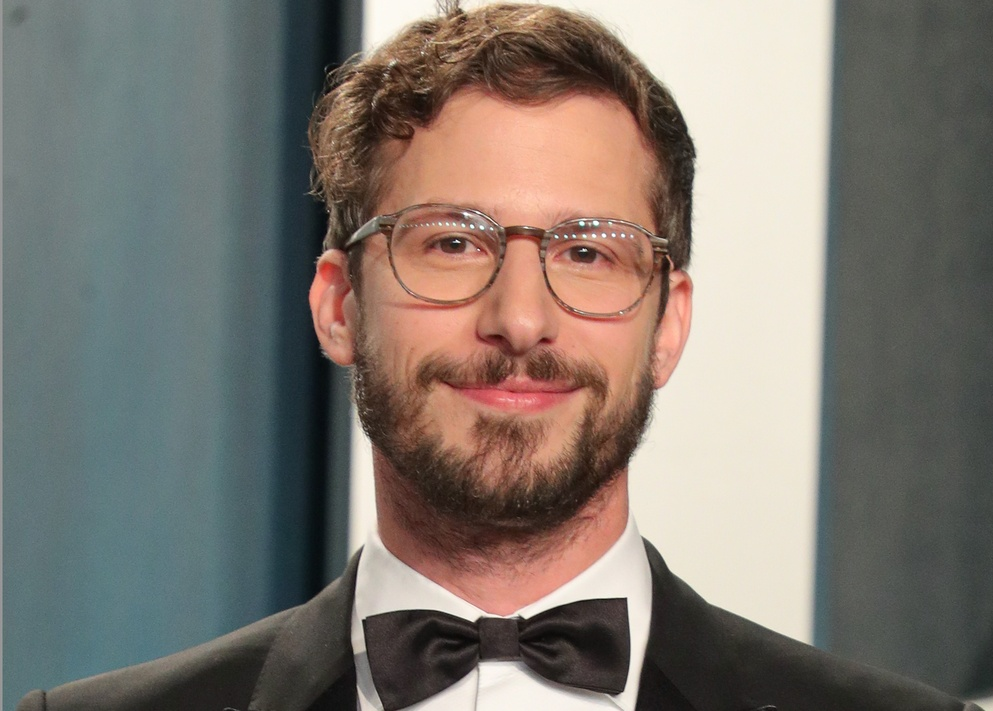
#> input picture Backend/Python_Scripts/images/Adam_Samberg.jpeg, 993 x 711 px, shrunk from 1596 x 1142 before the run
$ python Face_Skin_Tone.py images/Adam_Samberg.jpeg
#> lines starting #> are read from the running program, lines starting #| are printed output that depends on the picture
import stone
import cv2
import numpy as np
from json import dumps
import os
import sys

def hex_to_rgb(hex_code):
    hex_code = hex_code.lstrip('#')
    if len(hex_code)!= 6:
        raise ValueError("Invalid hex code. Must be 6 characters long (e.g., 'EDBEAB').")
    try:
        return tuple(int(hex_code[i:i+2], 16) for i in (0, 2, 4))
    except ValueError:
        raise ValueError("Invalid hex code. Contains non-hexadecimal characters.")

def classify_undertone_from_rgb(rgb_tuple):
    R, G, B = rgb_tuple

    scaled_R = R / 1.61

    # New condition: If the difference between scaled_R and B is less than 5, it's Neutral.
    # (Using 5 covers the condition for less than 2 as well)
    if abs(scaled_R - B) < 5:
        return "Neutral"

    # Apply the original classification rules if not neutral by difference
    if scaled_R > B:
        return "Warm"
    elif scaled_R < B or B > R:
        return "Cool"
    else:
        return "Neutral"

def get_undertone_lab(hex_color):
    try:
        rgb_values = hex_to_rgb(hex_color)
        return classify_undertone_from_rgb(rgb_values)
    except ValueError as e:
        print(f"Error processing hex code {hex_color}: {str(e)}", file=sys.stderr)
        return "Neutral"  # Default to neutral if there's an issue

def detect_and_analyze_face(image_path):
    # Read the image
#> called with image_path = 'images/Adam_Samberg.jpeg'
    img = cv2.imread(image_path)
#> img is the input picture: shape (711, 993, 3); mean B, G, R 112.2, 119.7, 127.1
    if img is None:
        return {"error": f"Could not read image {image_path}"}

    # Convert to grayscale for face detection
    gray = cv2.cvtColor(img, cv2.COLOR_BGR2GRAY)
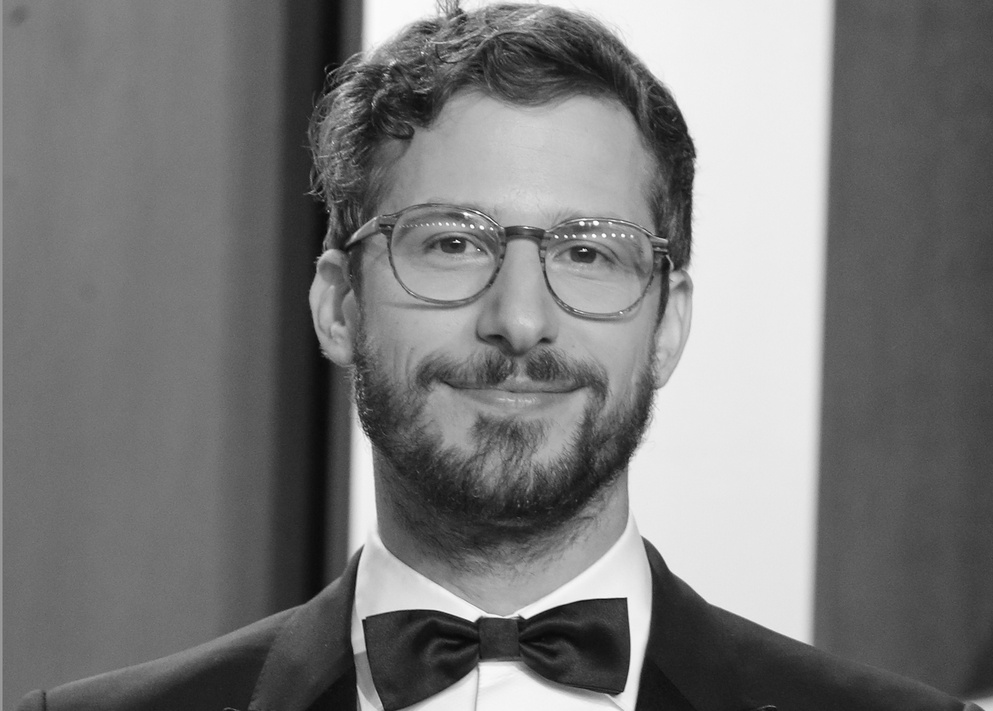
#> gray: shape (711, 993); min 7, max 255, mean 121

    # Load face detector
    face_cascade = cv2.CascadeClassifier(cv2.data.haarcascades + 'haarcascade_frontalface_default.xml')

    # Detect faces
    faces = face_cascade.detectMultiScale(gray, 1.1, 4)
#> faces = [[322, 97, 392, 392]]

    # Check if faces were detected
    if len(faces) == 0:
        return {"error": "No faces detected in the image"}

    all_results = []  # Store results for all faces

    # For each detected face
    for i, (x, y, w, h) in enumerate(faces):
        # Crop the face with a bit of padding (20% on each side)
        padding_x = int(w * 0.2)
        padding_y = int(h * 0.2)

        # Make sure we don't go outside image boundaries
        start_x = max(0, x - padding_x)
        start_y = max(0, y - padding_y)
        end_x = min(img.shape[1], x + w + padding_x)
        end_y = min(img.shape[0], y + h + padding_y)

        # Crop the face
        face_img = img[start_y:end_y, start_x:end_x]

        # Save the cropped face temporarily
        temp_face_path = f"temp_face_{i}.jpg"
        cv2.imwrite(temp_face_path, face_img)

        # Analyze with stone
        try:
            result = stone.process(temp_face_path, image_type="color", return_report_image=False)

            # Extract skin tone information
            skin_tone_hex = None
            dominant_color_hex = None

            if "faces" in result and result["faces"]:
                face_data = result["faces"][0]
                skin_tone_hex = face_data.get("skin_tone", "")
                dominant_colors = face_data.get("dominant_colors", [])
                dominant_color_hex = dominant_colors[0]["color"] if dominant_colors else ""
                accuracy = face_data.get("accuracy", 0)

                if skin_tone_hex:
                    undertone = get_undertone_lab(dominant_color_hex)

                    # Store the result
                    all_results.append({
                        "face_id": i+1,
                        "skin_tone": skin_tone_hex,
                        "dominant_color": dominant_color_hex,
                        "undertone": undertone,
                        "accuracy": accuracy
                    })

        except Exception as e:
            print(f"Error analyzing face {i+1}: {str(e)}", file=sys.stderr)

        # Clean up the temporary file
        if os.path.exists(temp_face_path):
            os.remove(temp_face_path)
#> this loop made 1 pass
#> (x, y, w, h, padding_x, padding_y, start_x, start_y) on pass 1: (322, 97, 392, 392, 78, 78, 244, 19)
#> pass 1, in detect_and_analyze_face, `face_img = img[start_y:end_y, start_x:end_x]`:
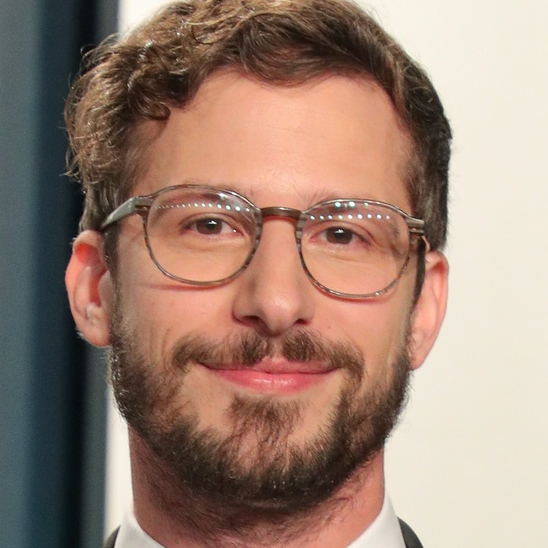
#> face_img: shape (548, 548, 3); mean B, G, R 116.6, 130.7, 157
#> after the loop, all_results = []

    return {"faces": all_results}

if __name__ == "__main__":
    # Check if image path is provided as command line argument
    if len(sys.argv) != 2:
        print(dumps({"error": "Image path not provided. Usage: python Face_Skin_Tone.py <image_path>"}))
        sys.exit(1)

    image_path = sys.argv[1]

    # Process the image and get results
#> (the run stopped early here; a loop or call above may not have finished)

$ run again, on Backend/Python_Scripts/images/Kevin_Hart.jpg
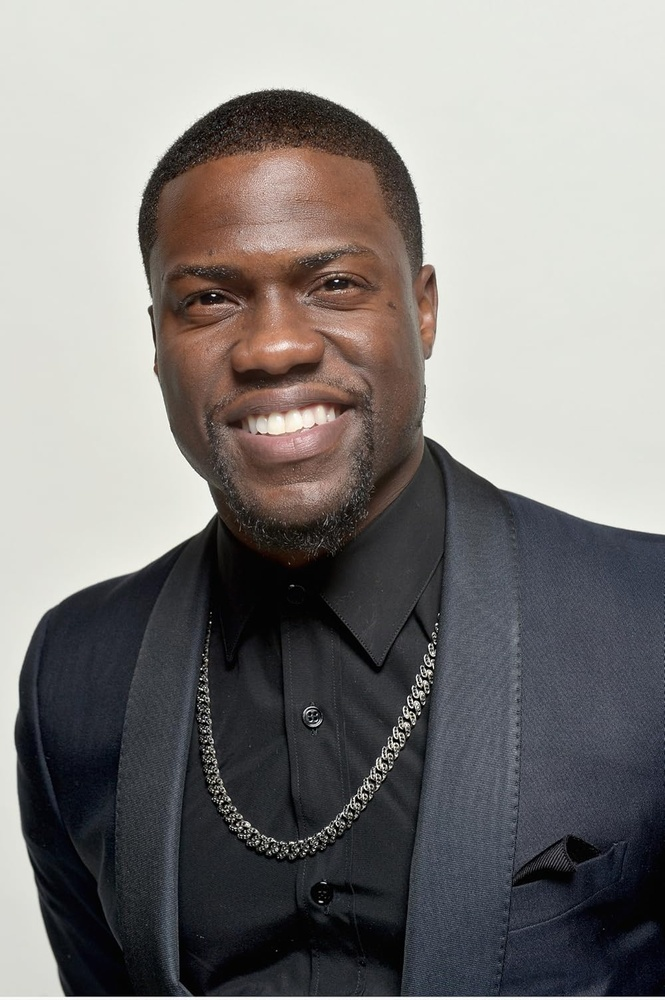
#> input picture Backend/Python_Scripts/images/Kevin_Hart.jpg, 665 x 1000 px, shrunk from 1000 x 1504 before the run
#> in detect_and_analyze_face, img is the input picture: shape (1000, 665, 3); mean B, G, R 124.1, 125.5, 128.4
#> in detect_and_analyze_face, `gray = cv2.cvtColor(img, cv2.COLOR_BGR2GRAY)`:
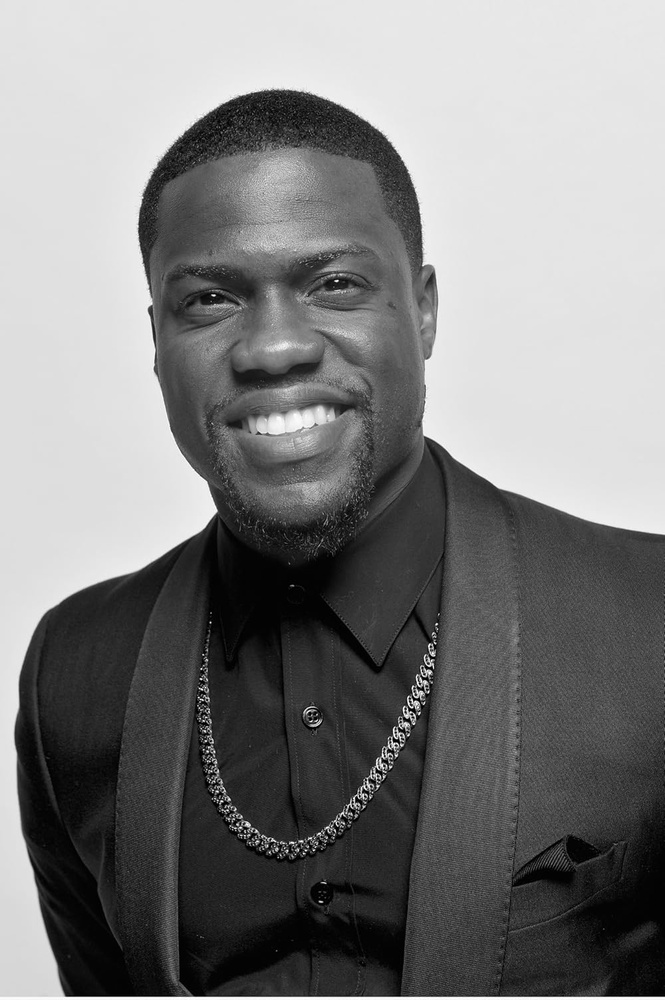
#> gray: shape (1000, 665); min 0, max 255, mean 126.2
#> faces = [[122, 172, 301, 301]]
#> the loop in detect_and_analyze_face, `for i, (x, y, w, h) in enumerate(faces):` made 1 pass
#> (x, y, w, h, padding_x, padding_y, start_x, start_y) on pass 1: (122, 172, 301, 301, 60, 60, 62, 112)
#> pass 1, in detect_and_analyze_face, `face_img = img[start_y:end_y, start_x:end_x]`:
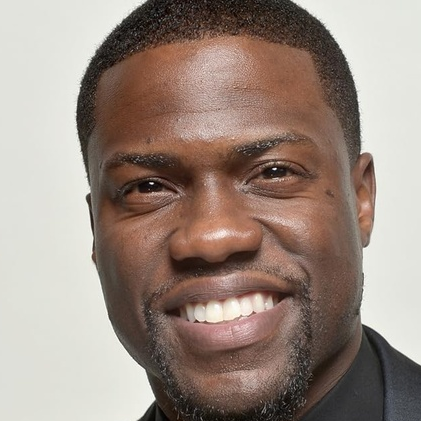
#> face_img: shape (421, 421, 3); mean B, G, R 129.6, 139.4, 155.7
#> after the loop in detect_and_analyze_face, `for i, (x, y, w, h) in enumerate(faces):`: all_results = []

$ run again, on Backend/Python_Scripts/images/Will_Smith.jpg
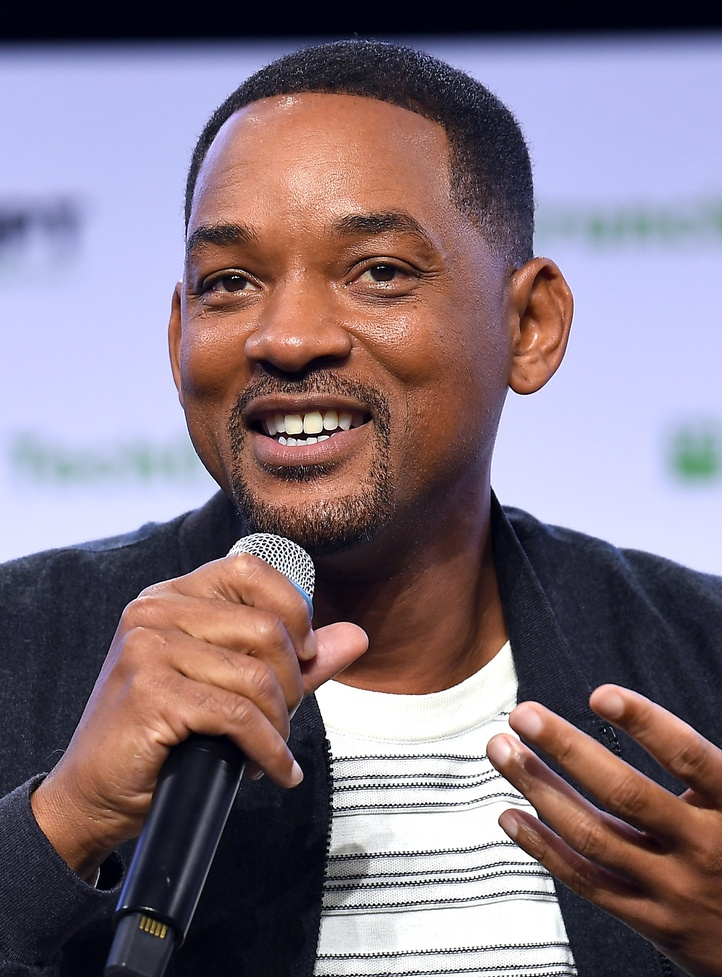
#> input picture Backend/Python_Scripts/images/Will_Smith.jpg, 722 x 977 px, shrunk from 1296 x 1753 before the run
#> in detect_and_analyze_face, img is the input picture: shape (977, 722, 3); mean B, G, R 127.1, 115.9, 130.9
#> in detect_and_analyze_face, `gray = cv2.cvtColor(img, cv2.COLOR_BGR2GRAY)`:
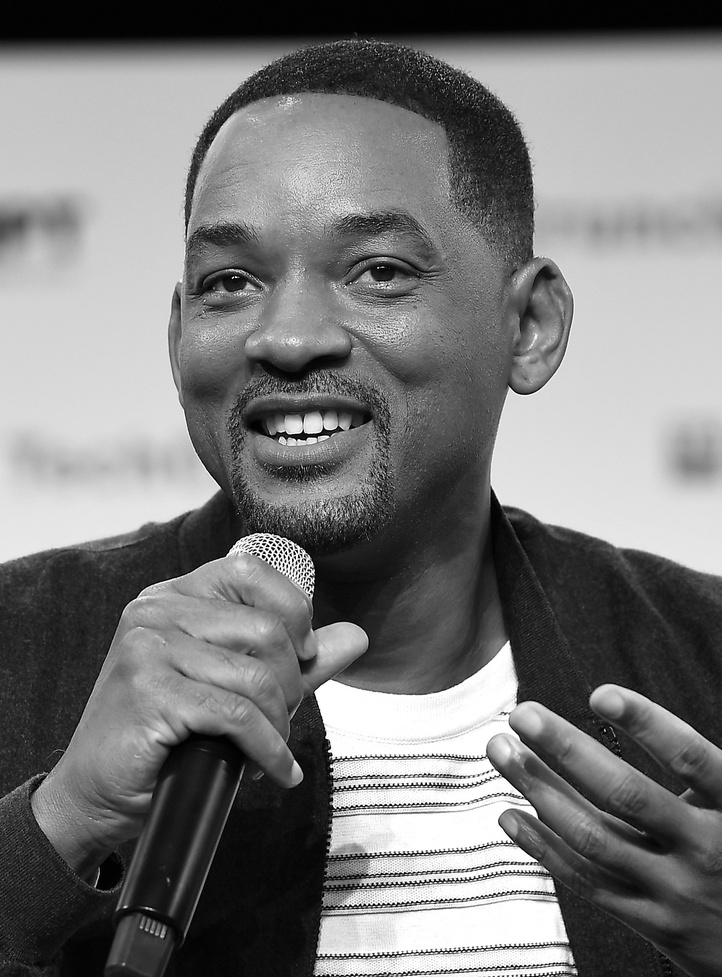
#> gray: shape (977, 722); min 0, max 255, mean 121.7
#> faces = [[279, 687, 260, 260], [105, 118, 392, 392]]
#> the loop in detect_and_analyze_face, `for i, (x, y, w, h) in enumerate(faces):` made 1 pass
#> (x, y, w, h, padding_x, padding_y, start_x, start_y) on pass 1: (279, 687, 260, 260, 52, 52, 227, 635)
#> pass 1, in detect_and_analyze_face, `face_img = img[start_y:end_y, start_x:end_x]`:
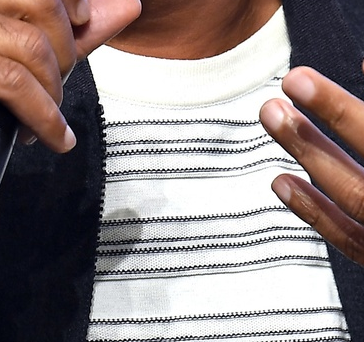
#> face_img: shape (342, 364, 3); mean B, G, R 134.1, 134.8, 146.7
#> after the loop in detect_and_analyze_face, `for i, (x, y, w, h) in enumerate(faces):`: all_results = []
